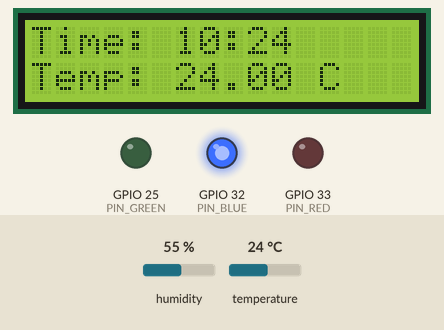
Simulated run of this sketch. Board: ESP32. On the bench: 16×2 character LCD, output pins drawn as LEDs (lit = HIGH). Inputs (shaded band) come from the test bench; at power-on: temperature 24 °C, humidity 55 %. WiFi joins after 1.5 s; servers stay silent unless stated; network time is answered at once with the bench clock; the local clock reads 2024-03-15 10:24:30 at power-on unless the sketch sets it; what the sketch prints to the serial monitor is not drawn.

Above: at 3.2 s.
3.3 s: temperature set to 12 °C
At 12.8 s:
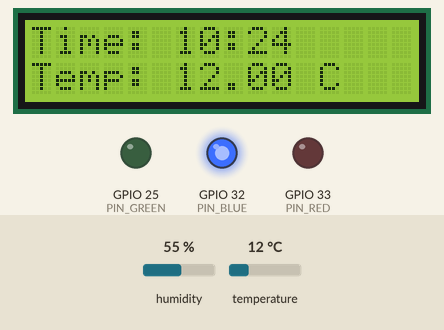
13.7 s: temperature set to 19 °C
At 23.5 s:
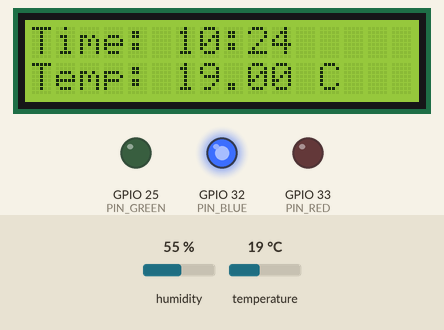
23.8 s: temperature set to 28 °C
At 33.1 s:
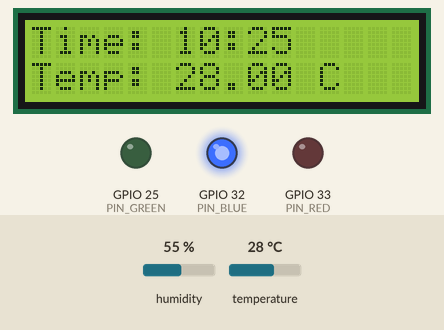
Timing chart, 0 to 34.6 s (numbered marks = the images above; inputs shaded):
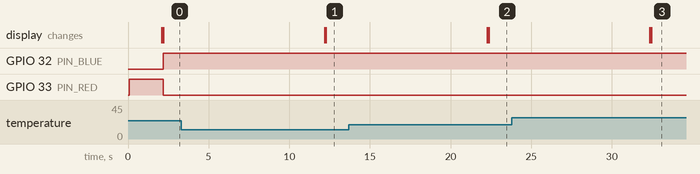

The sketch:

DeviceTest.ino
```cpp
#include <LiquidCrystal.h>
#include <WiFi.h>
#include <NTPClient.h>
#include <WiFiUdp.h>
#include "Adafruit_SHT4x.h"
#include "StatusLight.h"

// Define the GPIO pins on the ESP32 connected to the LCD
const int rs = 4, en = 16, d4 = 17, d5 = 5, d6 = 18, d7 = 19;
LiquidCrystal lcd(rs, en, d4, d5, d6, d7);

// Define your WiFi credentials
const char* ssid = "RowanWiFi";
const char* password = "";

// Define NTP settings
const char* ntpServer = "pool.ntp.org";
const int timeZone = -4; // Eastern Standard Time (EST)

WiFiUDP ntpUDP;
NTPClient timeClient(ntpUDP, ntpServer, timeZone * 3600, 60000);

// Define pins for StatusLight
const int PIN_GREEN = 25;    // Red
const int PIN_RED = 33;  // Green
const int PIN_BLUE = 32;   // Blue
StatusLight myStatusLight(PIN_RED, PIN_GREEN, PIN_BLUE);

Adafruit_SHT4x sht4 = Adafruit_SHT4x();

void setup() {
  Serial.begin(115200);

  // Initialize LCD
  lcd.begin(16, 2); // Adjust according to your LCD's dimensions

  // Setup StatusLight
  myStatusLight.setupStatusLight();

  lcd.print("Initializing...");

  myStatusLight.setSolid(PIN_RED); // Red before connected to wifi
  // Connect to WiFi
  connectToWiFi();

  // Initialize NTP client
  timeClient.begin();
  timeClient.update();


  // Setup SHT4x sensor
  if (!sht4.begin()) {
    Serial.println("Couldn't find SHT4x");
    while (1);
    delay(500);
  }
  Serial.println("Found SHT4x sensor");
}

// Flag to track whether NTP time has been successfully updated
bool ntpUpdated = false;

void loop() {
  // Update time from NTP server
  if (!ntpUpdated) {
    ntpUpdated = timeClient.update();
  }

  // Get current time
  unsigned long epochTime = timeClient.getEpochTime();
  struct tm * currentTime = localtime((const time_t*)&epochTime);

  // Format time
  char timeStr[9];
  sprintf(timeStr, "%02d:%02d", currentTime->tm_hour, currentTime->tm_min);

  // Display time on LCD
  lcd.clear();
  lcd.setCursor(0, 0);
  lcd.print("Time: ");
  lcd.print(timeStr);

  // Get temperature and humidity from SHT4x sensor
  sensors_event_t humidity, temp;
  sht4.getEvent(&humidity, &temp);

  // Display temperature and humidity on LCD
  lcd.setCursor(0, 1);
  lcd.print("Temp: ");
  lcd.print(temp.temperature);
  lcd.print(" C");

  // Update StatusLight based on WiFi and NTP connection
  if (WiFi.status() != WL_CONNECTED)
  {
    myStatusLight.setSolid(PIN_RED); // Red = no wifi
  }
  else if(!ntpUpdated)
  {
    myStatusLight.setSolid(PIN_GREEN); // Green = wifi but no server.
    //server updates every minute. If just connected it has to wait a minute to turn blue
  }
  else
  {
    myStatusLight.setSolid(PIN_BLUE); // Blue = updates from server
  }

  delay(10000); // Update every 10 seconds
}

void connectToWiFi() {
  WiFi.begin(ssid, password);
  while (WiFi.status() != WL_CONNECTED) {
    delay(1000);
    Serial.println("Connecting to WiFi...");
  }
  Serial.println("Connected to WiFi");
}
```

StatusLight.cpp
```cpp
//StatusLight.cpp

#include "StatusLight.h"

//constructor defined
StatusLight::StatusLight(int pinA, int pinB, int pinC)
: PIN_A(pinA), PIN_B(pinB), PIN_C(pinC) {}

void StatusLight::setupStatusLight()
{
  pinMode(PIN_A, OUTPUT);
  pinMode(PIN_B, OUTPUT);
  pinMode(PIN_C, OUTPUT);
}

void StatusLight::setSolid(int pin)
{
  //allows for redundant calls without toggle
  if(digitalRead(pin) == LOW)
  {
    digitalWrite(PIN_A, (pin == PIN_A) ? HIGH : LOW);
    digitalWrite(PIN_B, (pin == PIN_B) ? HIGH : LOW);
    digitalWrite(PIN_C, (pin == PIN_C) ? HIGH : LOW);
  }
}

void StatusLight::setBlink(int pin)
{
  digitalWrite(PIN_A, LOW);
  digitalWrite(PIN_B, LOW);
  digitalWrite(PIN_C, LOW);

  unsigned long startTime = millis();
  int flashCount = 0;
  bool isOn = false;

  while (flashCount < NUM_FLASHES * 2) // ensures always an even number
  {
    if (millis() - startTime >= FLASH_DELAY)
    {
      // Toggle the LED state of the specified pin
      digitalWrite(pin, isOn ? LOW : HIGH);
      isOn = !isOn;

      // Reset start time for the next flash
      startTime = millis();
      flashCount++;
    }
  }
digitalWrite(pin, LOW);
}

void StatusLight::turnOff()
{
    digitalWrite(PIN_A, LOW);
    digitalWrite(PIN_B, LOW);
    digitalWrite(PIN_C, LOW);
}
```

StatusLight.h
```cpp
//StatusLight.h

#ifndef STATUS_LIGHT_H
#define STATUS_LIGHT_H

#include <Arduino.h>

class StatusLight
{
  public:
    //basic constructor takes 3 LED pins
    StatusLight(int pinA, int pinB, int pinC);

    //configures IO pins
    void setupStatusLight();

    //pin number entered is what is set solid
    void setSolid(int pin);

    //pin number is one which flashes
    void setBlink(int pin);

    void turnOff();

  private:
    //store values of each pin number. required
    const int PIN_A;
    const int PIN_B;
    const int PIN_C;

    const int FLASH_DELAY = 500; //delay it is on/off in millis
    const int NUM_FLASHES = 2; //amount of flashes
};

#endif
```

Measured:
- after the input at 3.3 s, the display: first differs from a run without the input after 9.0 s (image 1)
- after the input at 13.7 s, the display: first differs from a run without the input after 8.7 s (image 2)
